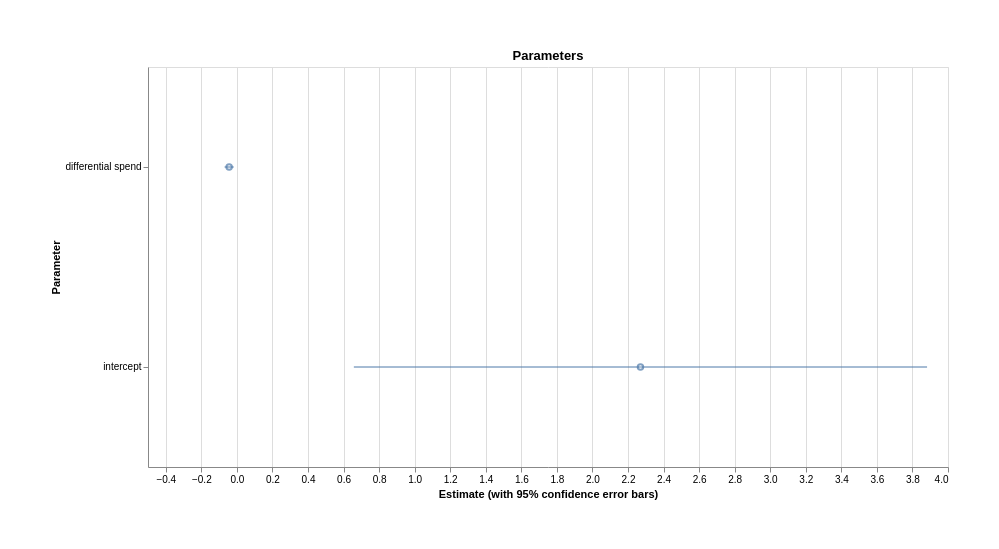

This figure's Vega-Lite source:
### Vega-Lite specification from a JSON file in a GitHub repository (floating-point values rounded to 4 significant figures)
{"transform": [{"as": "estLo", "calculate": "datum.Estimate - datum.Confidence/2"}, {"as": "estHi", "calculate": "datum.Estimate + datum.Confidence/2"}], "config": {"view": {"height": 400, "width": 800}, "padding": 50}, "data": {"values": [{"Confidence": 3.224, "Key": "", "Estimate": 2.27, "Parameter": "intercept"}, {"Confidence": 0.05135, "Key": "", "Estimate": -0.04348, "Parameter": "differential spend"}]}, "$schema": "https://vega.github.io/schema/vega-lite/v5.json", "title": "Parameters", "layer": [{"mark": "point", "encoding": {"color": {"field": "Key", "type": "nominal", "legend": null}, "x": {"field": "Estimate", "type": "quantitative", "axis": {"title": "Estimate (with 95% confidence error bars)"}}, "y": {"field": "Parameter", "type": "ordinal"}}}, {"mark": "rule", "encoding": {"x2": {"field": "estHi", "type": "quantitative", "axis": {"title": ""}}, "color": {"field": "Key", "type": "nominal", "legend": null}, "x": {"field": "estLo", "type": "quantitative", "axis": {"title": ""}}, "y": {"field": "Parameter", "type": "ordinal"}}}]}
